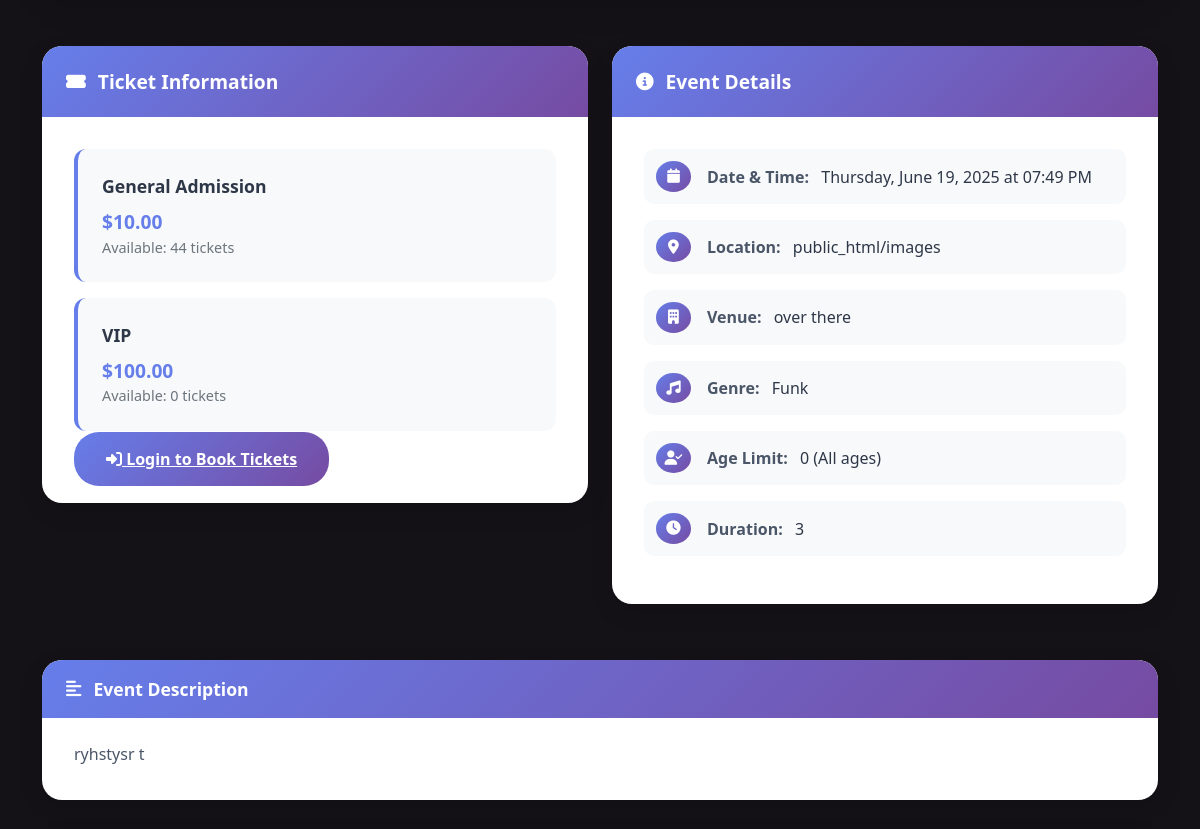
/events/4 (middle part), run on an earlier commit of the app's database.
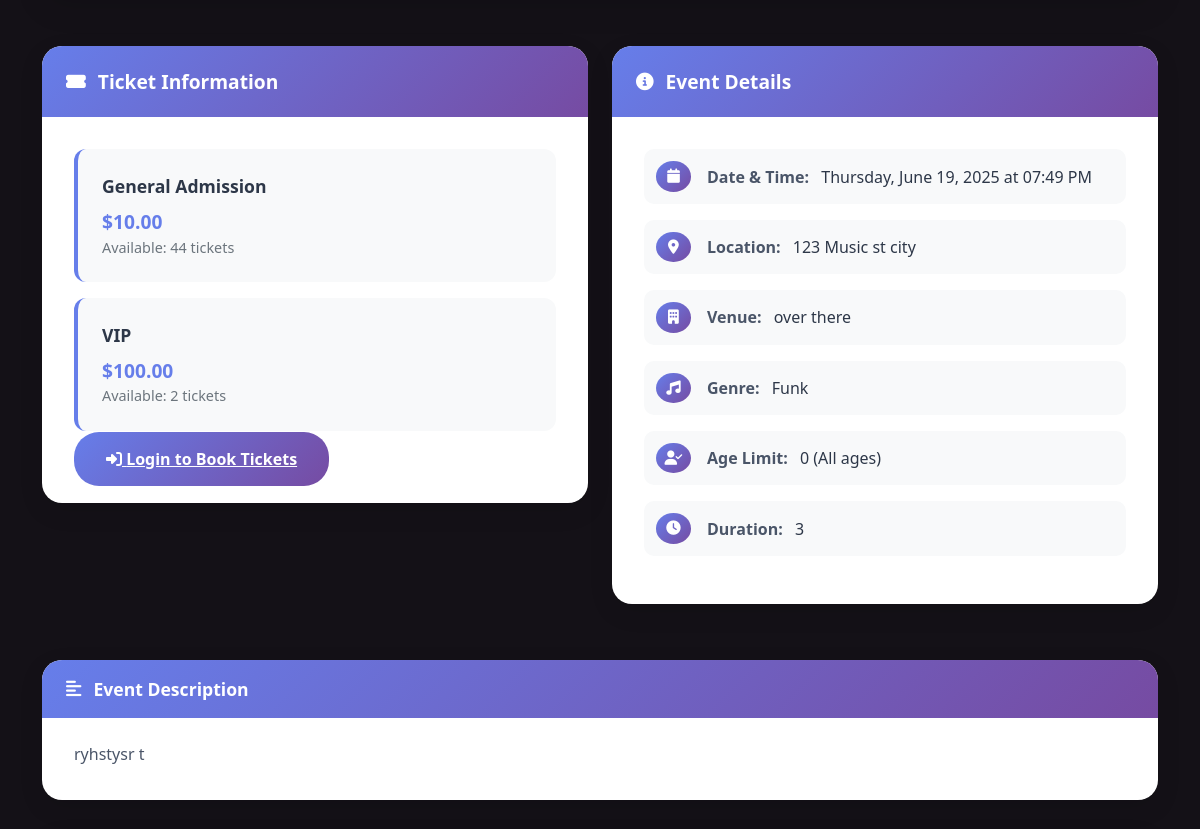
And on a later commit of the database.
### website/models.py (models this page shows, shortened)
class ticket_type(db.Model):
    __tablename__ = 'ticket_type'
    id = db.Column(db.Integer, primary_key=True)
    event_id = db.Column(db.Integer, db.ForeignKey('events.id'), nullable=False)
    type_name = db.Column(db.String(100), nullable=False)
    description = db.Column(db.Text, nullable=True)
    price = db.Column(db.Float, nullable=False)
    quantity_available = db.Column(db.Integer, nullable=False)
    created_at = db.Column(db.DateTime, default=datetime.now)
    updated_at = db.Column(db.DateTime, default=datetime.now, onupdate=datetime.now)

class Event(db.Model):
    __tablename__ = 'events'
    id = db.Column(db.Integer, primary_key=True)
    name = db.Column(db.String(120), index=True, nullable=False)
    description = db.Column(db.Text, nullable=True)
    image_filename = db.Column(db.String(255), nullable=True)
    start_datetime = db.Column(db.DateTime, nullable=False)
    location = db.Column(db.String(100), nullable=False)
    venue = db.Column(db.String(100), nullable=True)
    genre_id = db.Column(db.Integer, db.ForeignKey('genres.id'), nullable=False)  # Reference to Genre table
    artist_info = db.Column(db.Text, nullable=True)
    status = db.Column(db.String(20), default='Open', nullable=False)
    age_limit = db.Column(db.Integer, nullable=True)
    length = db.Column(db.String(50), nullable=True)
    policies = db.Column(db.Text, nullable=True)
    facebook = db.Column(db.String(255), nullable=True)
    instagram = db.Column(db.String(255), nullable=True)
    twitter = db.Column(db.String(255), nullable=True)
    created_at = db.Column(db.DateTime, default=datetime.now)
    updated_at = db.Column(db.DateTime, default=datetime.now, onupdate=datetime.now)
    created_by = db.Column(db.Integer, db.ForeignKey('users.id'), nullable=False)
    ticket_types = db.relationship('ticket_type', backref='event', lazy='dynamic', cascade="all, delete-orphan")
    comments = db.relationship('Comment', backref='event', lazy='dynamic', cascade="all, delete-orphan")
    bookings = db.relationship('Booking', backref='event', lazy='dynamic', cascade="all, delete-orphan")
    @property
    def current_status(self):
        if self.status == 'Cancelled':
            return 'Cancelled'
        if self.status == 'Completed':
            return 'Completed'
        if self.start_datetime and self.start_datetime < datetime.now():
            return 'Inactive'
        if self.ticket_types:
            total_available = sum(ticket.quantity_available for ticket in self.ticket_types)
            if total_available == 0:
                return 'Sold Out'
        return 'Open'

### website/events.py (the view)
@eventbp.route('/<int:id>')
def details(id):
    event = db.session.query(Event).filter_by(id=id).first_or_404()
    cform = CommentForm()
    comments = event.comments.order_by(Comment.created_at.desc()).all()
    return render_template('events/eventDetails.html', event=event, form=cform, comments=comments)

### website/templates/events/eventDetails.html (shortened to what the changed rows need)
{% extends 'base.html' %}
{% from "bootstrap5/form.html" import render_form %}
{% block head %}
<link rel="stylesheet" href="{{ url_for('static', filename='style/eventDetails.css') }}">
{% endblock %}
{% block content %}
{% if event %}
<div class="container">
    <div class="row">
        <div class="col-lg-6 mb-4">
            <div class="content-card">
                <div class="content-card-header">
                    <h5><i class="fas fa-ticket-alt"></i> Ticket Information</h5>
                </div>
                <div class="content-card-body">
                    {% if event.ticket_types.all() %}
                        <ul class="ticket-list">
                            {% for ticket in event.ticket_types %}
                                <li class="ticket-item">
                                    <div class="ticket-type">{{ ticket.type_name }}</div>
                                    <div class="ticket-price">${{ "%.2f"|format(ticket.price) }}</div>
                                    <div class="ticket-availability">Available: {{ ticket.quantity_available }} tickets</div>
                                </li>
                            {% endfor %}
                        </ul>
                    {% else %}
                        <div class="text-center py-3">
                            <i class="fas fa-ticket-alt fa-3x text-muted mb-3"></i>
                            <p>Ticket information not yet available or this event might be free.</p>
                        </div>
                        {% endif %}
                        {% if current_user.is_authenticated %}
                            {% if event.current_status == 'Open' and event.ticket_types.all() %}
                            <a href="{{ url_for('event.book_tickets', id=event.id) }}" class="btn-book-tickets">
                                <i class="fas fa-shopping-cart"></i> Book Tickets</a>
                                {% else %}
                                <button class="btn-book-tickets" disabled style="opacity: 0.6; cursor: not-allowed;">
                                    <i class="fas fa-ban"></i>
                                    {% if event.current_status == 'Sold Out' %}Sold Out
                                    {% elif event.current_status == 'Cancelled' %}Event Cancelled
                                    {% elif event.current_status == 'Completed' %}Event Completed
                                    {% elif event.current_status == 'Inactive' %}Event Expired
                                    {% else %}Not Available
                                    {% endif %}
                                </button>
                                {% endif %}
                        {% else %}
                        <a href="{{ url_for('auth.login', next=request.url) }}" class="btn-book-tickets">
                            <i class="fas fa-sign-in-alt"></i> Login to Book Tickets
                        </a>
                        {% endif %}
                </div>
            </div>
        </div>
        <div class="col-lg-6 mb-4">
            <div class="content-card">
                <div class="content-card-header">
                    <h5><i class="fas fa-info-circle"></i> Event Details</h5>
                </div>
                <div class="content-card-body">
                    <div class="detail-item">
                        <div class="detail-icon">
                            <i class="fas fa-calendar"></i>
                        </div>
                        <div>
                            <span class="detail-label">Date & Time:</span>
                            <span class="detail-value">
                                {{ event.start_datetime.strftime('%A, %B %d, %Y at %I:%M %p') if event.start_datetime else 'N/A' }}
                            </span>
                        </div>
                    </div>
                    <div class="detail-item">
                        <div class="detail-icon">
                            <i class="fas fa-map-marker-alt"></i>
                        </div>
                        <div>
                            <span class="detail-label">Location:</span>
                            <span class="detail-value">{{ event.location | default('N/A') }}</span>
                        </div>
                    </div>
                    {% if event.venue %}
                        <div class="detail-item">
                            <div class="detail-icon">
                                <i class="fas fa-building"></i>
                            </div>
                            <div>
                                <span class="detail-label">Venue:</span>
                                <span class="detail-value">{{ event.venue }}</span>
                            </div>
                        </div>
                    {% endif %}
                                            {% if event.genre_info %}
                        <div class="detail-item">
                            <div class="detail-icon">
                                <i class="fas fa-music"></i>
                            </div>
                            <div>
                                <span class="detail-label">Genre:</span>
                                <span class="detail-value">{{ event.genre_info.name }}</span>
                            </div>
                        </div>
                        {% endif %}
                    {% if event.age_limit is not none %}
                        <div class="detail-item">
                            <div class="detail-icon">
                                <i class="fas fa-user-check"></i>
                            </div>
                            <div>
                                <span class="detail-label">Age Limit:</span>
                                <span class="detail-value">{{ event.age_limit }}{{ '+' if event.age_limit > 0 else ' (All ages)' }}</span>
                            </div>
                        </div>
                    {% endif %}
                    {% if event.length %}
                        <div class="detail-item">
                            <div class="detail-icon">
                                <i class="fas fa-clock"></i>
                            </div>
                            <div>
                                <span class="detail-label">Duration:</span>
                                <span class="detail-value">{{ event.length }}</span>
                            </div>
                        </div>
                    {% endif %}
                </div>
            </div>
        </div>
    </div>
    {% if event.description %}
        <div class="info-section">
            <div class="info-section-header">
                <i class="fas fa-align-left"></i> Event Description
            </div>
            <div class="info-content">
                {{ event.description }}
            </div>
        </div>
    {% endif %}
</div>
{% endif %}
{% endblock %}

What changed in the data, as far as the page shows it:
changed ticket_type "VIP": quantity_available "0" → "2"
changed Event "over there": location "public_html/images" → "123 Music st city"
